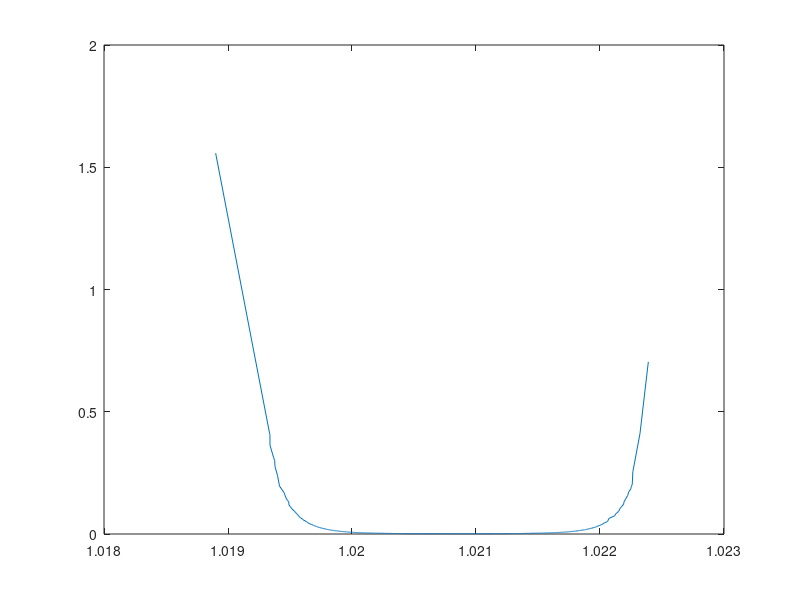

Source code (MATLAB):
% WHAT TO VARY?
% production, steam usage, fixed investment, number of operators - 10%
% chemical yield - 2%

clear; close all

prob = rand(10000,1); % 10,000 random generated numbers

%%
prod0 = 170; % MM kg/yr meoac production
prod = norminv(prob,prod0,0.1);

vga0 = 54; % specify vga values $MM
vga = norminv(prob,vga0,0.1);

% specify at the very beginning
meoh_flow0 = 699.3;
co_flow0 = 300;
cat_cost = 62206; % $ 
meoh_flow = norminv(prob,meoh_flow0,0.02);
co_flow = norminv(prob,co_flow0,0.02);

meoh_qpu = meoh_flow.*32.04.*8000./(prod.*10.^6);
co_qpu = co_flow.*28.01.*8000./(prod.*10.^6);
cat_qpu = cat_cost./2./(prod.*10.^6);
meoh_unit = 0.62; % $/kg
co_unit = 0.205; % $/kg
cat_unit = 70; % $/kg

%cat_unit = cat_unit.*range_vary;
%meoh_unit = meoh_unit.*range_vary;
%co_unit = co_unit.*range_vary;



meoh_pr = meoh_qpu.*meoh_unit;
co_pr = co_qpu.*co_unit;
cat_pr = cat_qpu.*cat_unit;

meoh_mm = prod.*meoh_pr;
co_mm = prod.*co_pr;
cat_mm = prod.*cat_pr;

total_ing_mm = meoh_mm + co_mm + cat_mm; % might add another cat

byprod_qpu = 0; % might be 0
byprod_unit = 0; % might be 0
waste_fuel_unit = 3.61; 
waste_fuel_flashtank = 7404; 

byprod_pr = byprod_qpu.*byprod_unit;
waste_fuel_pr = waste_fuel_unit.*waste_fuel_flashtank./10^6;

byprod_mm = byprod_pr.*prod;
waste_fuel_mm = waste_fuel_pr.*prod;

total_cred_mm = byprod_mm + waste_fuel_mm; 

% specify at the very beginning
steam_qpu0 = 2.421;
steam_unit = 1.93;
el_qpu = 0.005;
el_unit = 0.061;
cool_qpu = 23.645;
cool_unit = 0.075;
ref_price_aspen = 28.0068;

steam_qpu = norminv(prob,steam_qpu0,0.1);

steam_pr = steam_qpu.*steam_unit./1000;
electricity_pr = el_qpu.*el_unit;
cooling_pr = cool_qpu.*cool_unit./1000;

steam_mm = prod.*steam_pr;
electricty_mm = prod.*electricity_pr;
refrigerant_mm = ref_price_aspen.*8000./10^6; % fix myself
refrigerant_pr = refrigerant_mm./prod; 
cooling_mm = prod.*cooling_pr;

total_uti_mm = steam_mm + electricty_mm + refrigerant_mm + cooling_mm; % depends what utility

gas_qpu = 0;
gas_unit = 0;
liq_qpu = 0;
liq_unit = 0;
sol_qpu = 0;
sol_unit = 0;

gas_pr = gas_qpu.*gas_unit;
liq_pr = liq_qpu.*liq_unit;
sol_pr = sol_qpu.*sol_unit;

gas_mm = gas_pr.*prod;
liq_mm = liq_pr.*prod;
sol_mm = sol_pr.*prod;

total_waste_mm = gas_mm + liq_mm + sol_mm; % might be nothing


total_vc_mm = total_ing_mm - total_cred_mm + total_uti_mm + total_waste_mm; 

% specify at the very beginning
num_op0 = 10;
op_perhour = 32;
other_employ_perc = 0.45; % 45%
unit_sup_perc = 1; % 100%
plant_ov_perc = 0.5; %50%
main_perc = 0.03; %3%
tax_perc = 0.02; %2%
dep_perc = 0.09; %9%

num_op = norminv(prob,num_op0,0.1);






op_mm = num_op.*op_perhour.*365.*24./10^6;
other_employ_mm = other_employ_perc.*op_mm; 
unit_sup_mm = unit_sup_perc.*op_mm;
plant_ov_mm = plant_ov_perc.*op_mm;
main_mm = main_perc.*vga;
tax_mm = tax_perc.*vga;
dep_mm = dep_perc.*vga;

total_fc_mm = op_mm + other_employ_mm + unit_sup_mm + plant_ov_mm + main_mm + ...
    tax_mm + dep_mm; 

total_com_mm = total_vc_mm + total_fc_mm;

raw_inv = total_ing_mm./12;
prod_inv = total_com_mm./12;
total_inv = vga + raw_inv + prod_inv; 
nroi_mm = 0.25.*total_inv./(1-0.25);
nroi = nroi_mm./prod;

%specify at the beginning
bus_ov_perc = 0.06; 

ing_pr = meoh_pr + co_pr + cat_pr;
cred_pr = byprod_pr + waste_fuel_pr;
uti_pr = steam_pr + electricity_pr + refrigerant_pr + cooling_pr;
waste_pr = gas_pr + liq_pr + sol_pr;

vc_pr = ing_pr - cred_pr + uti_pr + waste_pr;

fc_pr = total_fc_mm./prod;
com_pr = fc_pr + vc_pr;
bus_ov_pr = bus_ov_perc.*com_pr;

total_sales_cost = com_pr + bus_ov_pr;
tp = nroi + total_sales_cost;
plot(tp.*1000,prob,'.')



%%

[sorted_tp,idx] = sort(tp);
prob = prob(idx);

for i = 1:length(prob)-1
    dx(i) = sorted_tp(i+1) - sorted_tp(i);
    dy(i) = prob(i+1) - prob(i);
end

pdf = dx./dy;
plot(sorted_tp(1:end-1,:),pdf')
